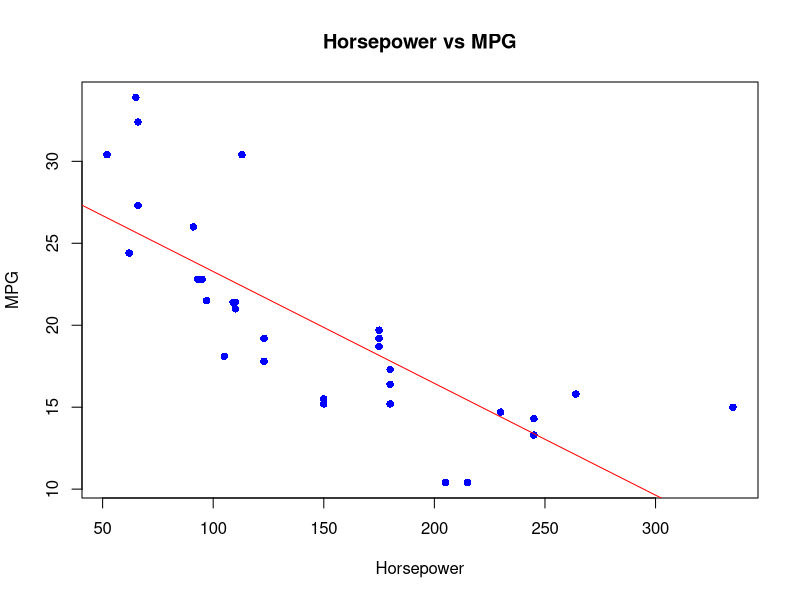
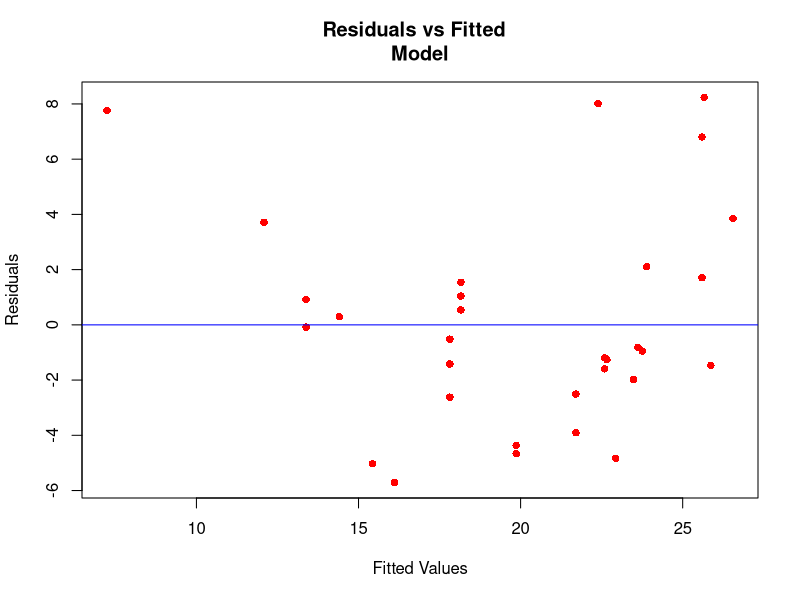
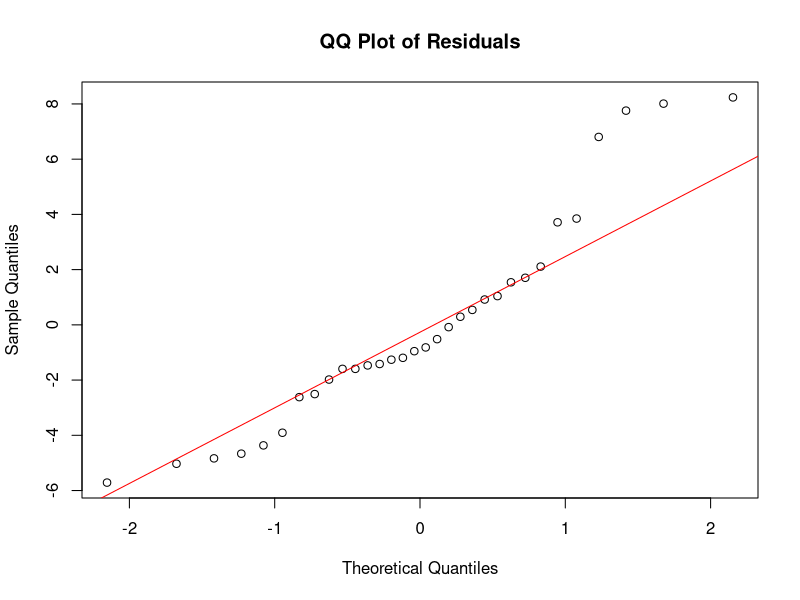
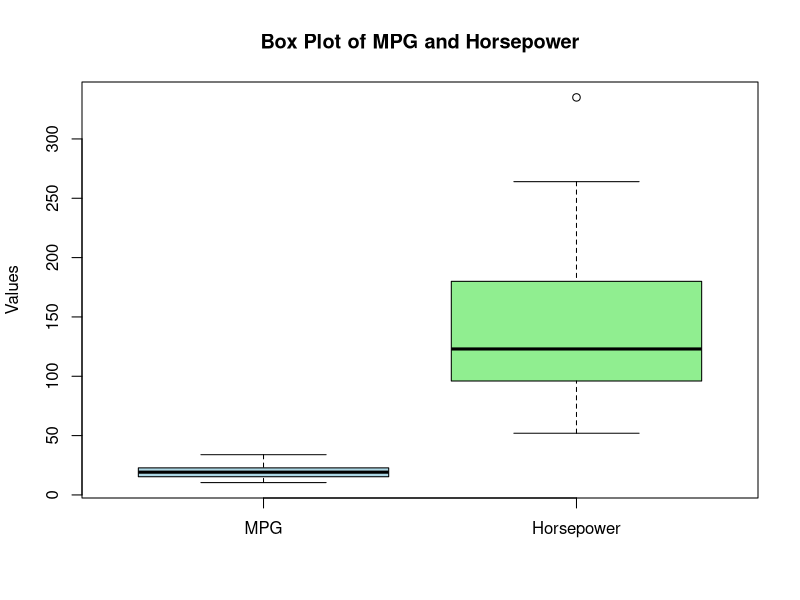

R code for these plots, in order:
data(mtcars)  
model_mtcars <- lm(mpg ~ hp, data = mtcars)  
summary(model_mtcars) 
new_data <- data.frame(hp = c(100, 150, 200))  
predicted_mpg <- predict(model_mtcars, new_data)  
print(predicted_mpg)  

plot(mtcars$hp, mtcars$mpg, main = "Horsepower vs MPG", xlab = "Horsepower", ylab =  "MPG", pch = 16, col = "blue") 
abline(model_mtcars, col = "red") 


plot(model_mtcars$fitted.values, model_mtcars$residuals, main = "Residuals vs Fitted  
Model", xlab = "Fitted Values", ylab = "Residuals", pch = 16, col = "red") 
abline(h = 0, col = "blue") 

qqnorm(model_mtcars$residuals, main = "QQ Plot of Residuals")  
qqline(model_mtcars$residuals, col = "red")  

boxplot(mtcars$mpg, mtcars$hp, names = c("MPG", "Horsepower"), 
        main = "Box Plot of MPG and Horsepower",  ylab = "Values", col = c("lightblue", "lightgreen"))  